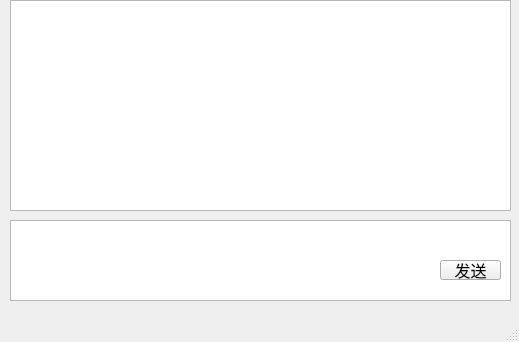
<?xml version="1.0" encoding="UTF-8"?>
<ui version="4.0">
 <class>LiteChat_PrivateChat</class>
 <widget class="QMainWindow" name="LiteChat_PrivateChat">
  <property name="geometry">
   <rect>
    <x>0</x>
    <y>0</y>
    <width>519</width>
    <height>342</height>
   </rect>
  </property>
  <property name="windowTitle">
   <string>PrivateChat</string>
  </property>
  <widget class="QWidget" name="centralwidget">
   <widget class="QTextEdit" name="textEdit">
    <property name="geometry">
     <rect>
      <x>10</x>
      <y>220</y>
      <width>501</width>
      <height>81</height>
     </rect>
    </property>
   </widget>
   <widget class="QTextBrowser" name="textBrowser">
    <property name="geometry">
     <rect>
      <x>10</x>
      <y>0</y>
      <width>501</width>
      <height>211</height>
     </rect>
    </property>
    <property name="readOnly">
     <bool>true</bool>
    </property>
   </widget>
   <widget class="QPushButton" name="pushButton">
    <property name="geometry">
     <rect>
      <x>440</x>
      <y>260</y>
      <width>61</width>
      <height>20</height>
     </rect>
    </property>
    <property name="font">
     <font>
      <pointsize>12</pointsize>
     </font>
    </property>
    <property name="text">
     <string>发送</string>
    </property>
   </widget>
  </widget>
  <widget class="QMenuBar" name="menubar">
   <property name="geometry">
    <rect>
     <x>0</x>
     <y>0</y>
     <width>519</width>
     <height>17</height>
    </rect>
   </property>
  </widget>
  <widget class="QStatusBar" name="statusbar"/>
 </widget>
 <resources/>
 <connections/>
</ui>
